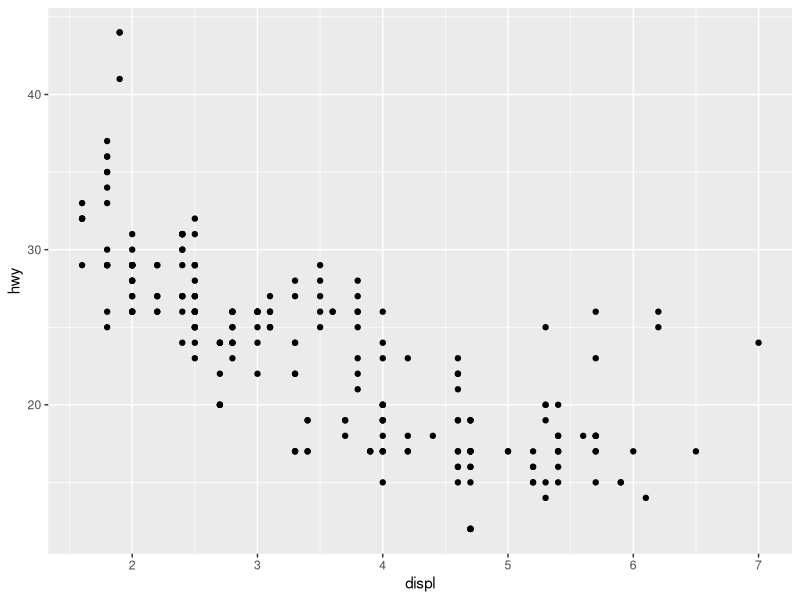
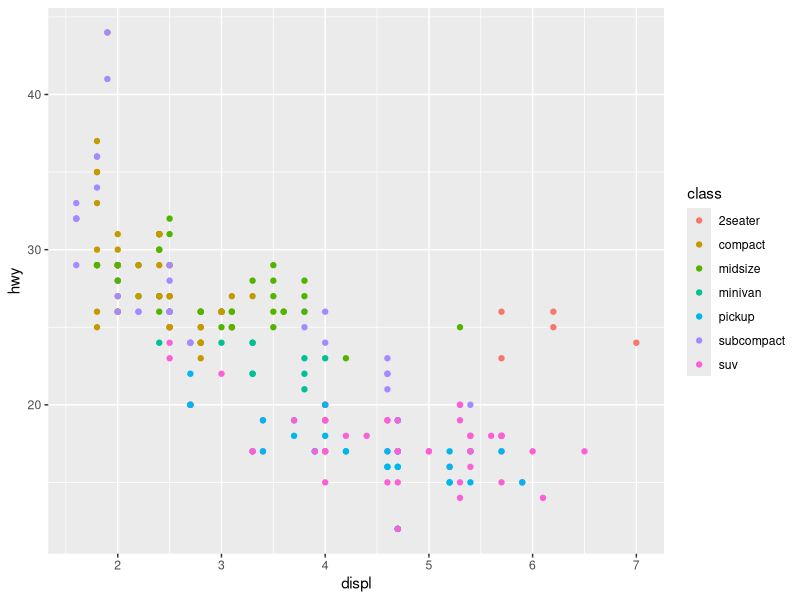
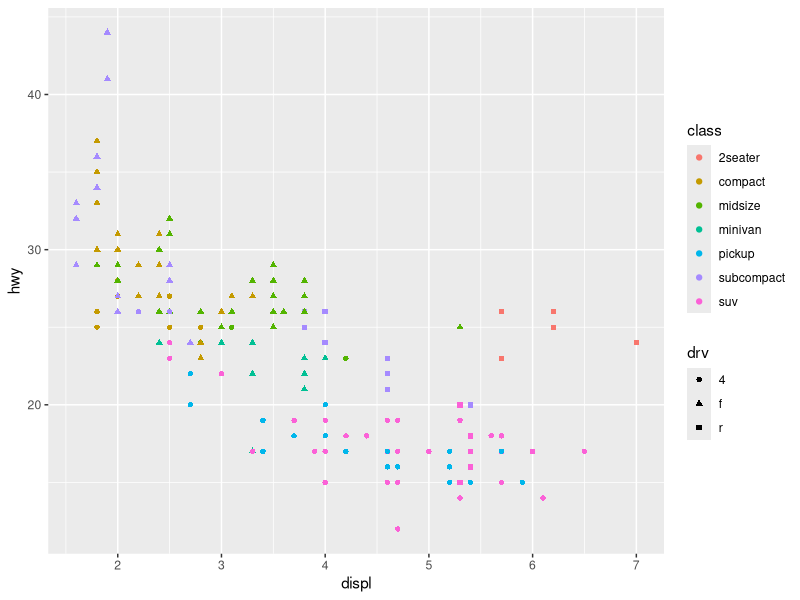
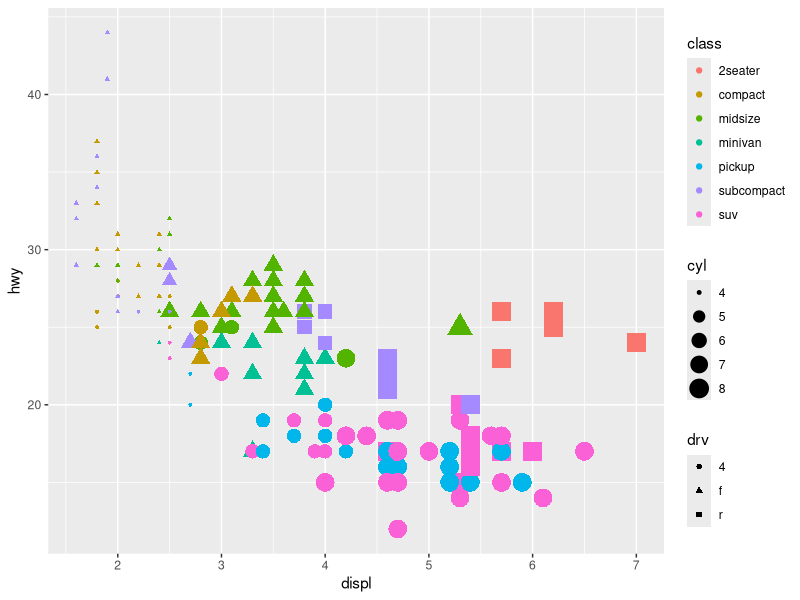
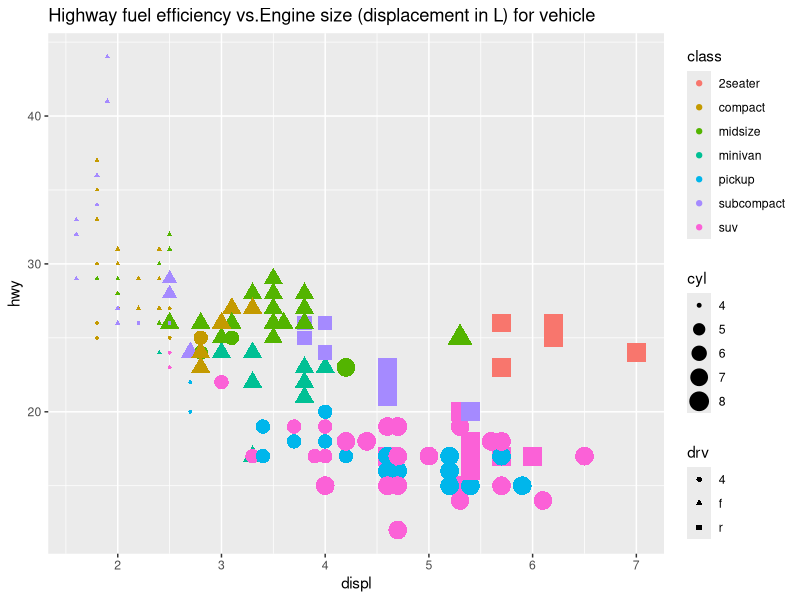

Source code (R) for these figures, in order:

# EPI5143 Winter 2020 Quiz 3. Due Wednesday March 11th, 2020 by 11:59pm.   
# Please provide the code (and results from console if requested) you used to execute 
# the requested commands in each question 1 to 4 in this file.  Don't forget to include 
# your name in the document! (and in the filename) don't include the plot images themselves
# When you have completed the assignment, save it in same file format right from RStudio 
# (.R which is simply a plain text file) ans submit it to Github using instructions 
# from last class and the link emailed to you
# If you haven't already, install the "tidyverse" package, and load it into memory
# using the library() command
# The data visualization lecture notes, as well as Chapter 3: Data Visualization from 
# "R for Data Science" (available at https://r4ds.had.co.nz/ ) are good resources to 
# provide guidance 

# Question 1. The dataset mpg dataset is a base R dataset which includes data on fuel efficiency of a number
# of makes and models of automobile Have a look at this dataset using the View() command.
# how many observations and how many variables does this dataset have? (provide the code 
# and result from the console window)
# (hint:  use the nrow() and ncol() and/or the dim()  R functions )

library(tidyverse)
View(mpg)
dim(mpg)

# There are 234 rows and 11 columns. 

# The following commands to ggplot create a basic plot of the 
# highway fuel efficiency vs.engine size (displacement in L) for vehicles in the dataset
# ie. x=displ and y=hwy, run this code and look at the plot 
# (click zoom in the plots window to make it bigger) 
##################
 ggplot(data = mpg) + geom_point(mapping = aes(x = displ, y = hwy))
##################
# Question 2. modify and run the ggplot code to make each class of vehicle a different colour

ggplot(data = mpg) + geom_point(mapping = aes(x = displ, y = hwy, color = class))


# Question 3. further modify and run the code to use a different shape to plot vehicles
# according whether vehicle is front, rear or 4 wheel drive (drv)

ggplot(data = mpg) + geom_point(mapping = aes(x = displ, y = hwy, color = class, shape = drv))


# Question 4. further modify and run the code to make the size of each point on the plot proportional
# to the number of cylinders the vehicle's engine has (cyl)

ggplot(data = mpg) + geom_point(mapping = aes(x = displ, y = hwy, color = class, shape = drv, size = cyl))


# Question 5. Modify the code to add a suitable title of your choice to your plot

ggplot(data = mpg) + geom_point(mapping = aes(x = displ, y = hwy, color = class, shape = drv, size = cyl))+ ggtitle(label = "Highway fuel efficiency vs.Engine size (displacement in L) for vehicle")



